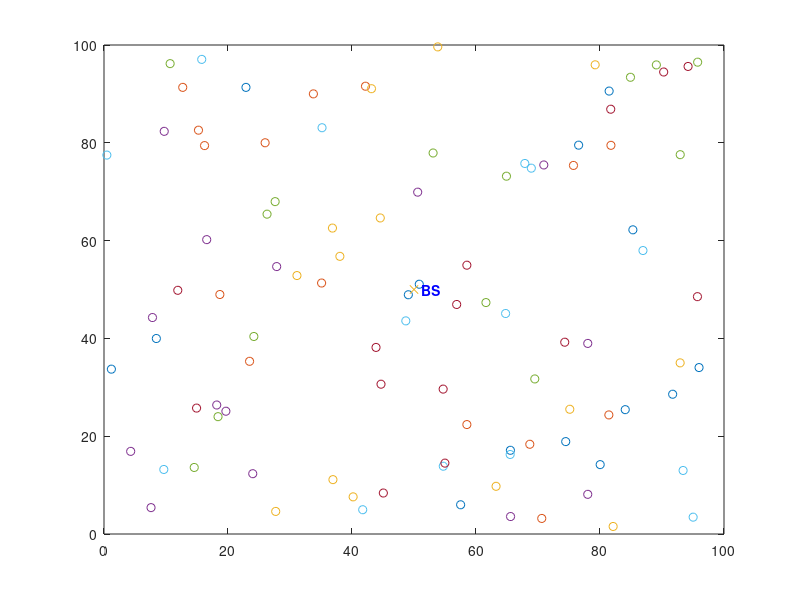

The MATLAB source for this figure: (Note: this script raises an error after producing the figure.)
clear all;
close all;
clc;

% figure(1);

load('wsn.mat');
figure(1);

for r=1:1:6000
    r
    figure(1);
    hold off;
    
    dead = 0;
    for i=1:1:n
        %checking if there is a dead node
        if (S(i).RE<=0)
            plot(S(i).xd,S(i).yd,'red +');
            dead=dead+1;
            S(i).state='DEAD';
            S(i).type = 'DEAD';
            hold on;
        else
            S(i).type='N';
            S(i).state='Initial_State';
            plot(S(i).xd,S(i).yd,'o');
            hold on;
        end
    end
    plot(50,50,'x');
    text(50,50,'  BS','Color','b','FontWeight','b');
    
    STATISTICS(r+1).DEAD=dead;
    DEAD(r+1)=dead;
    
    %  CH %
    for i= 1:1:n
       if (S(i).RE >0 )
           % Compute Neigbor desity & neighbor cost
           number_neighbor_i = 0;
           sigma_neigh_cost = 0;
           for j= 1:1:n
               disJtoI = sqrt((S(i).xd-S(j).xd)^2 + (S(i).yd-S(j).yd)^2);
               if (disJtoI <= Rmax && disJtoI > 0)
                   number_neighbor_i = number_neighbor_i + 1;
                   sigma_neigh_cost = sigma_neigh_cost + disJtoI^2;
               end
           end
           S(i).neigh_des = number_neighbor_i/n; 
           S(i).neigh_cost = (sqrt(sigma_neigh_cost/number_neighbor_i))/Rmax;
           
           
           S(i).distoBS = sqrt( (S(i).xd-S(n+1).xd)^2 + (S(i).yd-S(n+1).yd)^2);

           % compute Td 
           Energy_level = S(i).RE/S(i).Initial_energy;
%            fis1 = readfis('dis_Fuzzyfitness1');           
           S(i).Fuzzy_fitness1 = evalfis([Energy_level S(i).distoBS], fis1);
           S(i).Fuzzy_fitness2 = evalfis([S(i).neigh_des S(i).neigh_cost], fis2);

           % random alpha from [0.9 1]
           alpha = rand(1,1) / 10 + 0.9;
%            alpha = 0.9423;
           
           S(i).Td = alpha * (1 - S(i).Fuzzy_fitness1) * Tc;
           %%S(i).rad = evalfis([S(i).RE S(i).distoBS S(i).Fuzzy_fitness1], fis1);

           %Initial candidates
           S(i).candidate = [];
       end
    end
    
    %disp([S.Td]);

    % Start Bau CH
    % Bau CH
    number_normal_node = 100;
    cluster = 0;
    while number_normal_node > 0
         for i= 1:1:n
           CH_selection = 0;
           min_Td = Tc;

           for j= 1:1:n
               % Chon thang co Td nho nhat ma chua phai la CH va khong phai la
               % worker cua thang khac (nam trong ban kinh cua 1 CH nao do)
             if (S(j).RE > 0 && S(j).Td < min_Td && isequal(S(j).type,'N') && length(S(j).candidate) == 0)
                min_Td = S(j).Td;
                CH_selection = j; 
             end
           end

           if (i == CH_selection)
               S(i).type = 'CH';
               S(i).rad = evalfis([S(i).Fuzzy_fitness1 S(i).Fuzzy_fitness2], fis3);

               S(i).number_worker = 0;
               cluster = cluster +1;

               plot(S(i).xd,S(i).yd,'k*');
               % compute node j received from i
               for t= 1:1:n
                 if ((isequal(S(t).type,'N') || isequal(S(t).type,'W'))&& (S(t).RE >0))
                    disJToI = sqrt( (S(i).xd-S(t).xd)^2 + (S(i).yd-S(t).yd)^2 );
                    if (disJToI <= S(i).rad)
                        k = length(S(t).candidate) + 1;
                        S(t).type = 'W';
                        S(t).candidate(k) = i;
                        
                    end
                 end  
               end
           end
         end
         number_normal_node = 0;
         for i= 1:1:n
            if (isequal(S(i).type,'N') && (S(i).RE >0))
                number_normal_node = number_normal_node + 1;
            end
         end
    end

    % Chon CH cho worker
    for j= 1:1:n
        if (isequal(S(j).type,'W') && (S(j).RE >0) && length(S(j).candidate) > 0)
            candidate = S(j).candidate;
            CH_i = candidate(1);
            dist_Sj_CH_i = sqrt((S(j).xd-S(CH_i).xd)^2 + (S(j).yd-S(CH_i).yd)^2 );
            CH_cost_1 = dist_Sj_CH_i * S(CH_i).distoBS/S(CH_i).RE;
            CH = CH_i; 

            for i= 2:1:length(candidate)
                CH_i = candidate(i);
                dist_Sj_CH_i = sqrt((S(j).xd-S(CH_i).xd)^2 + (S(j).yd-S(CH_i).yd)^2 );
                CH_cost = dist_Sj_CH_i * S(CH_i).distoBS/S(CH_i).RE;

                if (CH_cost < CH_cost_1) 
                    CH = CH_i;
                    CH_cost_1 = CH_cost;
                end
            end

            S(j).CH = CH;
            S(CH).number_worker = S(CH).number_worker + 1;
        end
    end
    %----End Cluster----
    
    %----Setup Routing-----
    % countCH = 0;
    CH_number = S(strcmp({S.type},'CH'));
    %Hoanh do cua CH
    x_CH = [CH_number.xd,S(n+1).xd]';
    %Tung do cua CH
    y_CH = [CH_number.yd,S(n+1).yd]';
    %id cua CH (sap xep theo so thu tu cua ma tran input cua code)
    id_CH = [CH_number.id, 101]';
    %Trong nay chua toan bo diem CH va diem sink ben duoi cung
    All_CH = [id_CH x_CH y_CH];
    
    %------End Setup--------
    %Reduce energy
    %Initial Energy bit
    for i = 1:length(All_CH)-1 % create edges between some of the nodes
        text(All_CH(i,2),All_CH(i,3),[' ' num2str(id_CH(i))],'Color','b','FontWeight','b')
    end
    Eb = 13e-9;
%     Eb=1e-6;
    
    for i = 1:1:length(CH_number)
        path = Greedy(All_CH,CH_number(i).id,30,Rmax);
        Energy_Transmission = 0;
        if isnan(path)
            continue;
        end
        path
        for k = 1:1:length(path)-1
            Energy_Transmission = CH_number([CH_number.id] == path(k)).number_worker*Eb*bit + Energy_Transmission;
            CH_number([CH_number.id] == path(k)).RE = CH_number([CH_number.id] == path(k)).RE - Energy_Transmission;     
            if(CH_number([CH_number.id] == path(k)).RE <= 0)
               CH_number([CH_number.id] == path(k)).RE = 0;
               S([S.id] == CH_number([CH_number.id] == path(k)).id).state = 'DEAD';
            end
            S([S.id] == CH_number([CH_number.id] == path(k)).id).RE = CH_number([CH_number.id] == path(k)).RE;

        end
    end
end